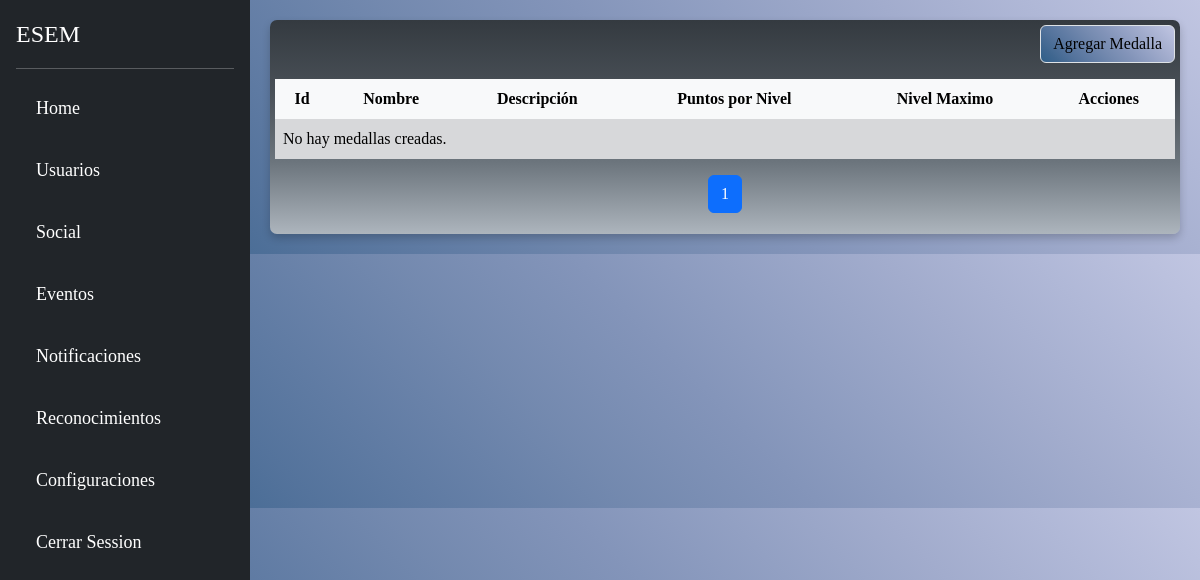
Before: /reconocimientos/medallas/ with the older database file.
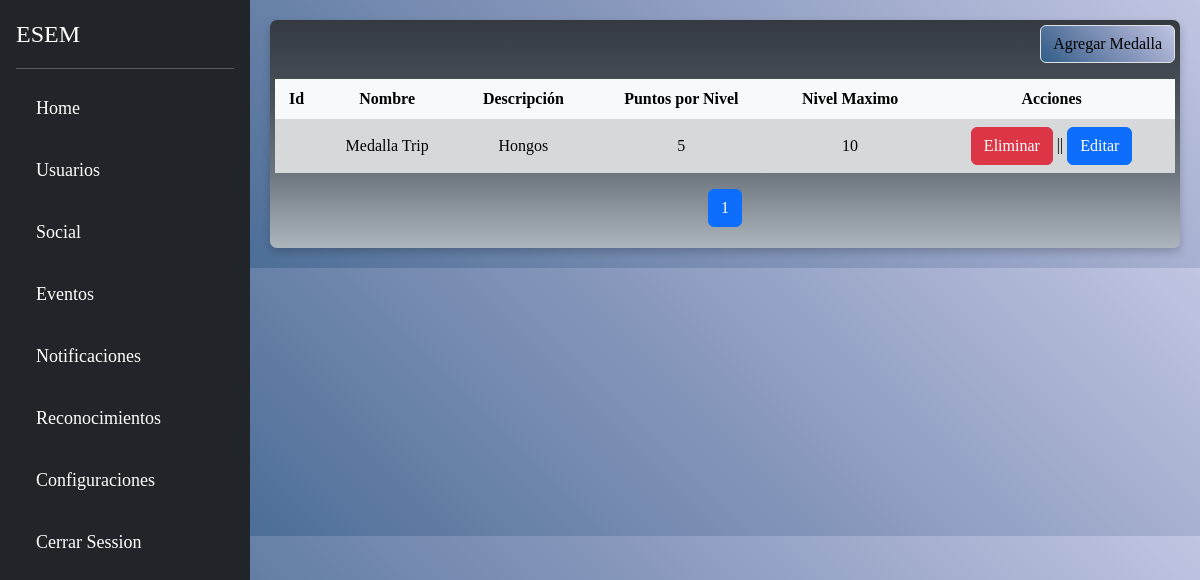
After: the same page with the newer database file.
### reconocimientos/models.py (models this page shows, shortened)
class Medallas(models.Model):
    medalla_id = models.AutoField(primary_key=True)
    nombre_medalla = models.CharField(max_length=60, verbose_name="Nombre")
    desc_medalla = models.CharField(max_length=250, verbose_name="Descripción")
    image_medalla = models.ImageField(verbose_name="Logo",null=True,)
    puntos_por_nivel = models.IntegerField(verbose_name="Puntos por Nivel",default=4)
    nivel_maximo = models.IntegerField(verbose_name="Nivel Máximo",default=25)
    created = models.DateTimeField(auto_now_add=True, blank=True)
    updated = models.DateTimeField(auto_now_add=True, blank=True)
    class Meta:
        verbose_name = 'Medalla'
        verbose_name_plural = 'Medallas'
        ordering = ["-created"]

### reconocimientos/views.py (the view)
# urls.py: path('medallas/',rec_views.medallas, name="medallas"),
def medallas(request):
    medals = Medallas.objects.all()
    paginator = Paginator(medals, 10)
    page_number = request.GET.get('page')
    page_obj = paginator.get_page(page_number)
    return render(request, 'reconocimientos/html/medallas/MedallasLista.html', {'page_obj':page_obj})

### reconocimientos/templates/reconocimientos/html/medallas/MedallasLista.html (shortened to what this page needs)
{% extends "core/html/base.html" %}
{% block content %}
<div class="container-fluid" id="contendorprincipal">
    <div class="d-flex justify-content-end mb-3">
        <a href="#" class="btn border btn-info" id="btnAddUser">
             Agregar Medalla
        </a>
    </div>
    <div class="table-responsive">
        <table class="table table-striped table-hover table-borderless table-secondary align-middle">
            <thead class="table-light">
                <tr class="text-center">
                    <th>Id</th>
                    <th>Nombre</th>
                    <th>Descripción</th>
                    <th>Puntos por Nivel</th>
                    <th>Nivel Maximo</th>
                    <th>Acciones</th>
                </tr>
            </thead>
            <tbody class="table-group-divider">
                {% for medalla in page_obj %}
                <tr class="table-secondary text-center">
                    <td scope="row">{{ medalla.auto_increment_id }}</td>
                    <td>{{ medalla.nombre_medalla }}</td>
                    <td>{{ medalla.desc_medalla }}</td>
                    <td>{{ medalla.puntos_por_nivel }}</td>
                    <td>{{ medalla.nivel_maximo }}</td>
                    <td>
                        <a name="eliminar" id="eliminar" class="btn btn-danger" href="#" role="button">Eliminar</a>
                        ||
                        <a name="editar" id="editar" class="btn btn-primary" href="#" role="button">Editar</a>
                    </td>
                </tr>
                {% empty %}
                <tr>
                    <td colspan="6">No hay medallas creadas.</td>
                </tr>
                {% endfor %}
            </tbody>
        </table>
    </div>
    <nav aria-label="Page navigation">
        <ul class="pagination justify-content-center">
            {% for num in page_obj.paginator.page_range %}
                {% if page_obj.number == num %}
                    <li class="page-item active">
                        <span class="page-link">{{ num }}</span>
                    </li>
                {% elif num > page_obj.number|add:'-3' and num < page_obj.number|add:'3' %}
                    <li class="page-item"><a class="page-link" href="?page={{ num }}">{{ num }}</a></li>
                {% endif %}
            {% endfor %}
        </ul>
    </nav>
</div>
{% endblock %}

Changed rows visible on the page:
added Medallas: nombre_medalla "Medalla Trip", desc_medalla "Hongos", puntos_por_nivel "5", nivel_maximo "10"
Other visible differences:
text no longer shown: "No hay medallas creadas."
